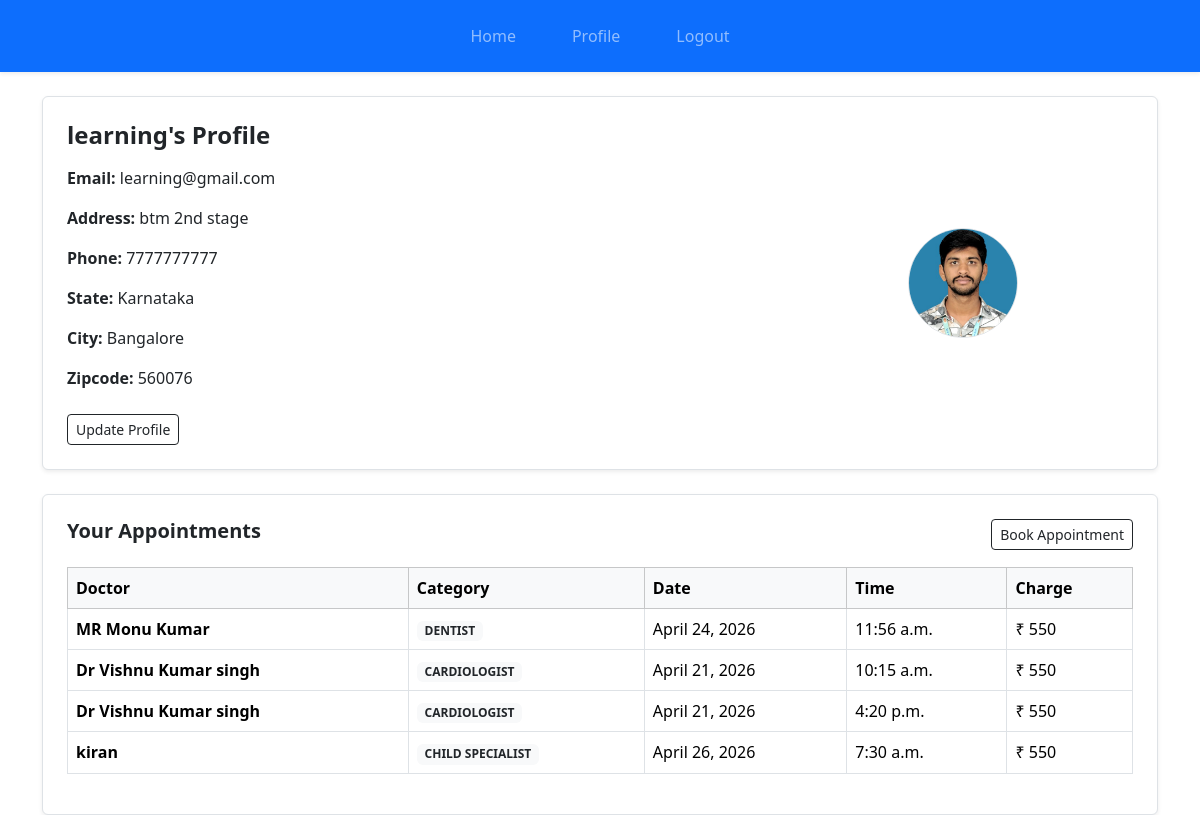
Screenshot of /profile (signed in) with the database file from the repository.
### learnapp/models.py (models this page shows, shortened)
class UserDetails(models.Model):
    user=models.OneToOneField(User,on_delete=models.CASCADE)
    phone=models.BigIntegerField()
    address=models.CharField(max_length=100)
    street=models.CharField(max_length=100)
    city=models.CharField(max_length=100)
    state=models.CharField(max_length=100)
    zip=models.IntegerField()
    userpic=models.ImageField(upload_to='userimg/',blank=True,null=True)

### doctors/models.py (models this page shows, shortened)
class Appointment(models.Model):
    user = models.ForeignKey(User, on_delete=models.CASCADE)
    doctorname = models.CharField(max_length=100)
    category=models.CharField(max_length=100)
    date = models.DateField()
    time = models.TimeField()
    consultation_charge = models.CharField(max_length=5,default=550)

### learnapp/views.py (the view)
# urls.py: path("profile",views.user_profile,name='profile'),
@login_required(login_url="login")
def user_profile(request):
    appointments = Appointment.objects.filter(user=request.user)
    return render(request, 'profile.html', {
        'appointments': appointments
    })

### labreports/context_processors.py (called while the page is built)
def labtech_context(request):
    if request.user.is_authenticated:
        labtech = getattr(request.user, 'lab_report', None)
    else:
        labtech = None
    return {'labtech': labtech}

### templates/profile.html
{% include 'base.html' %}
{% load static %}
{% block content %}
<div class="container mt-4">
    <div class="card shadow-sm border rounded p-4 mb-4">
        <div class="row align-items-center">
            <div class="col-md-8">
                <h4 class="fw-bold mb-3">{{ user.username }}'s Profile</h4>
                <p><strong>Email:</strong> {{ user.email }}</p>
                <p><strong>Address:</strong> {{ user.userdetails.address }}</p>
                <p><strong>Phone:</strong> {{ user.userdetails.phone }}</p>
                <p><strong>State:</strong> {{ user.userdetails.state }}</p>
                <p><strong>City:</strong> {{ user.userdetails.city }}</p>
                <p><strong>Zipcode:</strong> {{ user.userdetails.zip }}</p>
                <a href="{% url 'update' %}" class="btn btn-outline-dark btn-sm mt-2">
                    Update Profile
                </a>
            </div>
            <div class="col-md-4 text-center">
                {% if user.userdetails.userpic %}
                <img src="{{ user.userdetails.userpic.url }}"
                     class="rounded-circle border"
                     width="110" height="110"
                     style="object-fit: cover;">
                {% else %}
                <img src="{% static 'images/user.png' %}"
                     class="rounded-circle border"
                     width="110" height="110">
                {% endif %}
            </div>
        </div>
    </div>
    <div class="card shadow-sm border rounded p-4">
        <div class="d-flex justify-content-between align-items-center mb-3">
            <h5 class="fw-bold">Your Appointments</h5>
            <a href="{% url 'book_treatments' %}" class="btn btn-outline-dark btn-sm">
                Book Appointment
            </a>
        </div>
        {% if appointments %}
        <div class="table-responsive">
            <table class="table table-bordered align-middle">
                <thead class="table-light">
                    <tr>
                        <th>Doctor</th>
                        <th>Category</th>
                        <th>Date</th>
                        <th>Time</th>
                        <th>Charge</th>
                    </tr>
                </thead>
                <tbody>
                    {% for a in appointments %}
                    <tr>
                        <td class="fw-semibold">{{ a.doctorname }}</td>
                        <td>
                            <span class="badge bg-light text-dark">
                                {{ a.category }}
                            </span>
                        </td>
                        <td>{{ a.date }}</td>
                        <td>{{ a.time }}</td>
                        <td>₹ {{ a.consultation_charge }}</td>
                    </tr>
                    {% endfor %}
                </tbody>
            </table>
        </div>
        {% else %}
        <p class="text-muted text-center">No appointments yet</p>
        {% endif %}
    </div>
</div>
{% endblock %}

### rows the page displays
Appointment: doctorname "MR Monu Kumar", category "DENTIST", date "April 24, 2026", time "11:56 a.m.", consultation_charge "550"
Appointment: doctorname "Dr Vishnu Kumar singh", category "CARDIOLOGIST", date "April 21, 2026", time "10:15 a.m.", consultation_charge "550"
Appointment: doctorname "Dr Vishnu Kumar singh", category "CARDIOLOGIST", date "April 21, 2026", time "4:20 p.m.", consultation_charge "550"
Appointment: doctorname "kiran", category "CHILD SPECIALIST", date "April 26, 2026", time "7:30 a.m.", consultation_charge "550"

### other values shown
{{ user.username }} "learning"
{{ user.email }} "learning@gmail.com"
{{ user.userdetails.address }} "btm 2nd stage"
{{ user.userdetails.phone }} "7777777777"
{{ user.userdetails.state }} "Karnataka"
{{ user.userdetails.city }} "Bangalore"
{{ user.userdetails.zip }} "560076"
